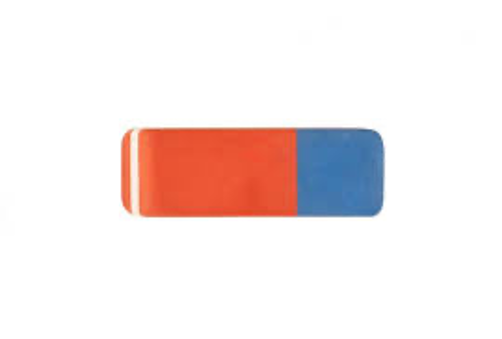
#> input picture Goma/goma0.png, 502 x 339 px, found by its file name
$ python Clasificador.py
#> lines starting #> are read from the running program, lines starting #| are printed output that depends on the picture
import cv2
import matplotlib as plt
import numpy as np
import os
from PIL import Image
#Imagen original
goma0 = cv2.imread('goma0.png', 0) #lectura en escala de grises
#> goma0: shape (339, 502); min 93, max 255, mean 239.4
goma1 = cv2.imread('goma1.png', 0) #lectura en escala de grises
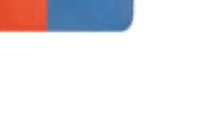
#> input picture Goma/goma1.png, 201 x 131 px, found by its file name
#> goma1: shape (131, 201); min 105, max 255, mean 234.4
goma2 = cv2.imread('goma2.png', 0) #lectura en escala de grises
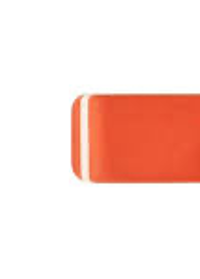
#> input picture Goma/goma2.png, 200 x 279 px, found by its file name
#> goma2: shape (279, 200); min 125, max 255, mean 234.7
goma3 = cv2.imread('goma3.png', 0) #lectura en escala de grises
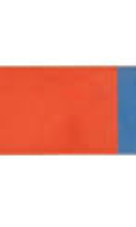
#> input picture Goma/goma3.png, 136 x 227 px, found by its file name
#> goma3: shape (227, 136); min 107, max 255, mean 210.9
goma4 = cv2.imread('goma4.png', 0) #lectura en escala de grises
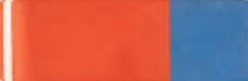
#> input picture Goma/goma4.png, 248 x 81 px, found by its file name
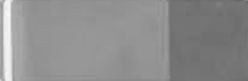
#> goma4: shape (81, 248); min 96, max 248, mean 141.2
lapiz4 = cv2.imread('lapiz4.png', 0) #lectura en escala de grises
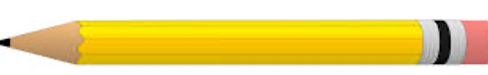
#> input picture Goma/lapiz4.png, 488 x 75 px, found by its file name
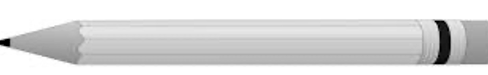
#> lapiz4: shape (75, 488); min 0, max 255, mean 219.4


Mgoma0 = cv2.moments(goma0)
#> Mgoma0 = moments, m00 40741872, centre m10/m00, m01/m00 = (249.6, 168.8)
Mgoma1 = cv2.moments(goma1)
#> Mgoma1 = moments, m00 6172091, centre m10/m00, m01/m00 = (102.7, 69.36)
Mgoma2 = cv2.moments(goma2)
#> Mgoma2 = moments, m00 13095105, centre m10/m00, m01/m00 = (96.01, 139.1)
Mgoma3 = cv2.moments(goma3)
#> Mgoma3 = moments, m00 6510004, centre m10/m00, m01/m00 = (66.99, 113.7)
Mgoma4 = cv2.moments(goma4)
#> Mgoma4 = moments, m00 2836576, centre m10/m00, m01/m00 = (114.1, 40.03)
Mlapiz4 = cv2.moments(lapiz4)
#> Mlapiz4 = moments, m00 8030958, centre m10/m00, m01/m00 = (239.4, 35.72)
MGOMA = []
MGOMA.append([min(Mgoma0['m21'], Mgoma1['m21'], Mgoma2['m21'], Mgoma3['m21']),
              max(Mgoma0['m21'], Mgoma1['m21'], Mgoma2['m21'], Mgoma3['m21'])])
MGOMA.append([min(Mgoma0['m01'], Mgoma1['m01'], Mgoma2['m01'], Mgoma3['m01']),
              max(Mgoma0['m01'], Mgoma1['m01'], Mgoma2['m01'], Mgoma3['m01'])])
MGOMA.append([min(Mgoma0['m11'], Mgoma1['m11'], Mgoma2['m11'], Mgoma3['m11']),
              max(Mgoma0['m11'], Mgoma1['m11'], Mgoma2['m11'], Mgoma3['m11'])])
print(MGOMA)
#| [[4451991337171.0, 579969340143368.0], [428124835.0, 6877851298.0], [43077289761.0, 1716796338194.0]]


if MGOMA[0][0] <= Mlapiz4['m21'] and Mlapiz4['m21'] <= MGOMA[0][1]:
    print('Es una goma')
else:
    print('No es una goma')


if MGOMA[1][0] <= Mlapiz4['m01'] and Mlapiz4['m01'] <= MGOMA[1][1]:
    print('Es una goma')
else:
    print('No es una goma')


if MGOMA[2][0] <= Mlapiz4['m11'] and Mlapiz4['m11'] <= MGOMA[2][1]:
    print('Es una goma')
else:
    print('No es una goma')
